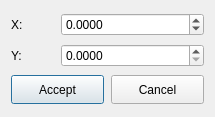
<?xml version="1.0" encoding="UTF-8"?>
<ui version="4.0">
 <class>CoordinatesDialog</class>
 <widget class="QDialog" name="CoordinatesDialog">
  <property name="geometry">
   <rect>
    <x>0</x>
    <y>0</y>
    <width>215</width>
    <height>117</height>
   </rect>
  </property>
  <property name="minimumSize">
   <size>
    <width>215</width>
    <height>117</height>
   </size>
  </property>
  <property name="maximumSize">
   <size>
    <width>215</width>
    <height>117</height>
   </size>
  </property>
  <property name="windowTitle">
   <string>Dialog</string>
  </property>
  <layout class="QGridLayout" name="gridLayout">
   <item row="0" column="0">
    <widget class="QLabel" name="label">
     <property name="text">
      <string>X:</string>
     </property>
    </widget>
   </item>
   <item row="0" column="1" colspan="2">
    <widget class="QDoubleSpinBox" name="xSpinBox">
     <property name="decimals">
      <number>4</number>
     </property>
     <property name="minimum">
      <double>-10000.000000000000000</double>
     </property>
     <property name="maximum">
      <double>10000.000000000000000</double>
     </property>
     <property name="singleStep">
      <double>0.050000000000000</double>
     </property>
    </widget>
   </item>
   <item row="1" column="0">
    <widget class="QLabel" name="label_2">
     <property name="text">
      <string>Y:</string>
     </property>
    </widget>
   </item>
   <item row="1" column="1" colspan="2">
    <widget class="QDoubleSpinBox" name="ySpinBox">
     <property name="decimals">
      <number>4</number>
     </property>
     <property name="singleStep">
      <double>0.050000000000000</double>
     </property>
    </widget>
   </item>
   <item row="2" column="0" colspan="2">
    <widget class="QPushButton" name="acceptButton">
     <property name="minimumSize">
      <size>
       <width>93</width>
       <height>29</height>
      </size>
     </property>
     <property name="maximumSize">
      <size>
       <width>93</width>
       <height>29</height>
      </size>
     </property>
     <property name="text">
      <string>Accept</string>
     </property>
    </widget>
   </item>
   <item row="2" column="2">
    <widget class="QPushButton" name="cancelButton">
     <property name="minimumSize">
      <size>
       <width>93</width>
       <height>29</height>
      </size>
     </property>
     <property name="maximumSize">
      <size>
       <width>93</width>
       <height>29</height>
      </size>
     </property>
     <property name="text">
      <string>Cancel</string>
     </property>
    </widget>
   </item>
  </layout>
 </widget>
 <resources/>
 <connections/>
</ui>
